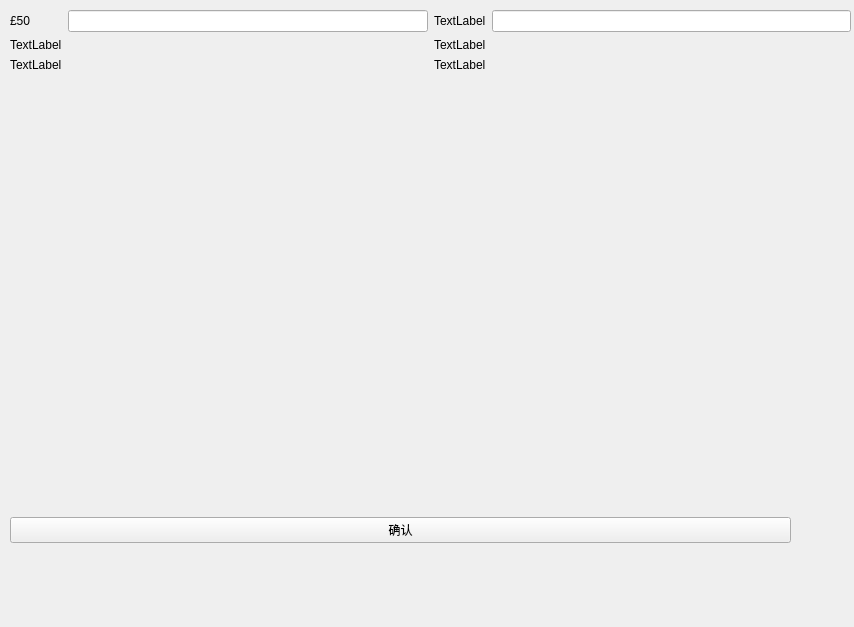
<?xml version="1.0" encoding="UTF-8"?>
<ui version="4.0">
 <class>Form</class>
 <widget class="QWidget" name="Form">
  <property name="geometry">
   <rect>
    <x>0</x>
    <y>0</y>
    <width>854</width>
    <height>627</height>
   </rect>
  </property>
  <property name="windowTitle">
   <string>Form</string>
  </property>
  <widget class="QWidget" name="horizontalLayoutWidget">
   <property name="geometry">
    <rect>
     <x>10</x>
     <y>490</y>
     <width>781</width>
     <height>80</height>
    </rect>
   </property>
   <layout class="QHBoxLayout" name="horizontalLayout_2">
    <item>
     <widget class="QPushButton" name="BtnConfirm">
      <property name="text">
       <string>确认</string>
      </property>
     </widget>
    </item>
   </layout>
  </widget>
  <widget class="QWidget" name="">
   <property name="geometry">
    <rect>
     <x>10</x>
     <y>10</y>
     <width>841</width>
     <height>451</height>
    </rect>
   </property>
   <layout class="QHBoxLayout" name="horizontalLayout">
    <item>
     <layout class="QFormLayout" name="formLayout">
      <item row="0" column="0">
       <widget class="QLabel" name="label">
        <property name="text">
         <string>£50</string>
        </property>
       </widget>
      </item>
      <item row="1" column="0">
       <widget class="QLabel" name="label_3">
        <property name="text">
         <string>TextLabel</string>
        </property>
       </widget>
      </item>
      <item row="2" column="0">
       <widget class="QLabel" name="label_5">
        <property name="text">
         <string>TextLabel</string>
        </property>
       </widget>
      </item>
      <item row="0" column="1">
       <widget class="QLineEdit" name="lineEdit"/>
      </item>
     </layout>
    </item>
    <item>
     <layout class="QFormLayout" name="formLayout_2">
      <item row="0" column="0">
       <widget class="QLabel" name="label_2">
        <property name="text">
         <string>TextLabel</string>
        </property>
       </widget>
      </item>
      <item row="1" column="0">
       <widget class="QLabel" name="label_4">
        <property name="text">
         <string>TextLabel</string>
        </property>
       </widget>
      </item>
      <item row="2" column="0">
       <widget class="QLabel" name="label_6">
        <property name="text">
         <string>TextLabel</string>
        </property>
       </widget>
      </item>
      <item row="0" column="1">
       <widget class="QLineEdit" name="lineEdit_2"/>
      </item>
     </layout>
    </item>
   </layout>
  </widget>
 </widget>
 <resources/>
 <connections/>
</ui>
